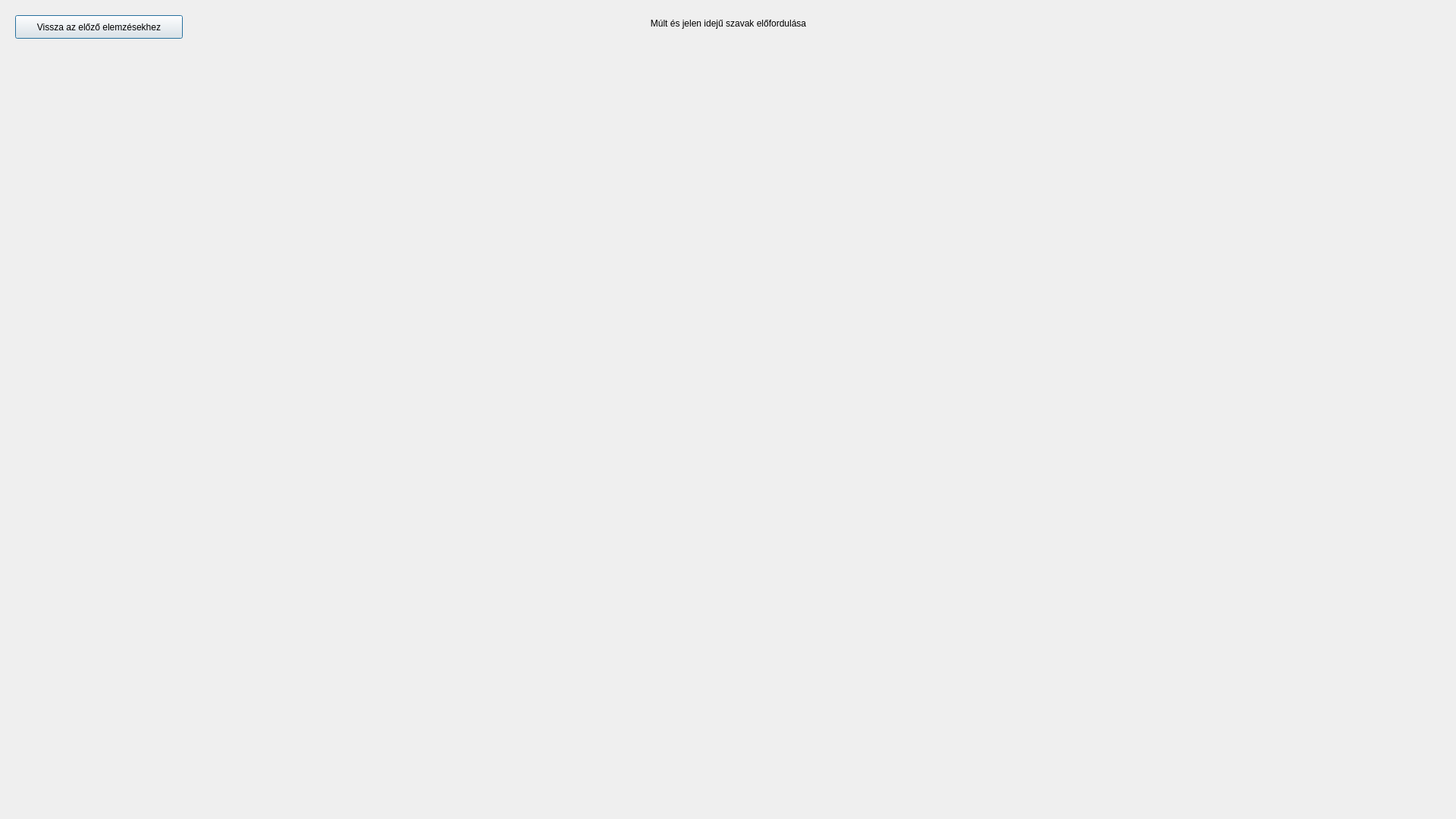
<?xml version="1.0" encoding="UTF-8"?>
<ui version="4.0">
 <class>Dialog</class>
 <widget class="QDialog" name="Dialog">
  <property name="geometry">
   <rect>
    <x>0</x>
    <y>0</y>
    <width>1920</width>
    <height>1080</height>
   </rect>
  </property>
  <property name="windowTitle">
   <string>Dialog</string>
  </property>
  <widget class="QPushButton" name="prev_screen_button">
   <property name="geometry">
    <rect>
     <x>20</x>
     <y>20</y>
     <width>221</width>
     <height>31</height>
    </rect>
   </property>
   <property name="text">
    <string>Vissza az előző elemzésekhez</string>
   </property>
  </widget>
  <widget class="QWidget" name="verticalLayoutWidget">
   <property name="geometry">
    <rect>
     <x>0</x>
     <y>60</y>
     <width>961</width>
     <height>471</height>
    </rect>
   </property>
   <layout class="QVBoxLayout" name="past_tense_vbox_1"/>
  </widget>
  <widget class="QWidget" name="verticalLayoutWidget_2">
   <property name="geometry">
    <rect>
     <x>960</x>
     <y>60</y>
     <width>961</width>
     <height>471</height>
    </rect>
   </property>
   <layout class="QVBoxLayout" name="past_tense_vbox_2"/>
  </widget>
  <widget class="QWidget" name="verticalLayoutWidget_3">
   <property name="geometry">
    <rect>
     <x>0</x>
     <y>530</y>
     <width>961</width>
     <height>471</height>
    </rect>
   </property>
   <layout class="QVBoxLayout" name="pres_tense_vbox_1"/>
  </widget>
  <widget class="QWidget" name="verticalLayoutWidget_4">
   <property name="geometry">
    <rect>
     <x>960</x>
     <y>530</y>
     <width>961</width>
     <height>471</height>
    </rect>
   </property>
   <layout class="QVBoxLayout" name="pres_tense_vbox_2"/>
  </widget>
  <widget class="QLabel" name="past_label_1">
   <property name="geometry">
    <rect>
     <x>10</x>
     <y>1010</y>
     <width>67</width>
     <height>17</height>
    </rect>
   </property>
   <property name="text">
    <string/>
   </property>
  </widget>
  <widget class="QLabel" name="past_label_2">
   <property name="geometry">
    <rect>
     <x>120</x>
     <y>1010</y>
     <width>67</width>
     <height>17</height>
    </rect>
   </property>
   <property name="text">
    <string/>
   </property>
  </widget>
  <widget class="QLabel" name="pres_label_1">
   <property name="geometry">
    <rect>
     <x>230</x>
     <y>1010</y>
     <width>67</width>
     <height>17</height>
    </rect>
   </property>
   <property name="text">
    <string/>
   </property>
  </widget>
  <widget class="QLabel" name="pres_label_2">
   <property name="geometry">
    <rect>
     <x>310</x>
     <y>1010</y>
     <width>67</width>
     <height>17</height>
    </rect>
   </property>
   <property name="text">
    <string/>
   </property>
  </widget>
  <widget class="QLabel" name="title_label">
   <property name="geometry">
    <rect>
     <x>380</x>
     <y>0</y>
     <width>1161</width>
     <height>61</height>
    </rect>
   </property>
   <property name="text">
    <string>Múlt és jelen idejű szavak előfordulása</string>
   </property>
   <property name="alignment">
    <set>Qt::AlignCenter</set>
   </property>
  </widget>
 </widget>
 <resources/>
 <connections/>
</ui>
